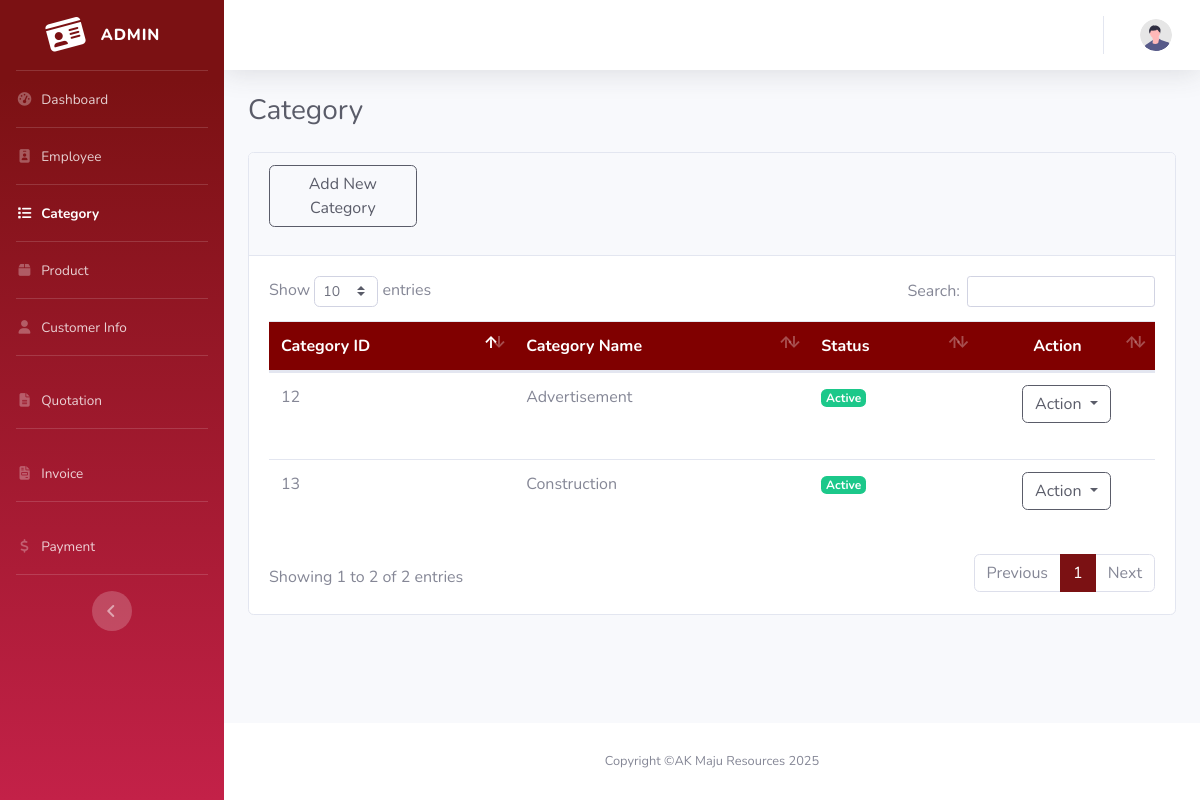
The page /Akmaju/admin/category.php (signed in) on the database its author committed.
### tables this page shows
CREATE TABLE `product_category` (
  `product_category_id` int(11) NOT NULL,
  `product_category_name` varchar(30) NOT NULL,
  `product_category_status` int(11) NOT NULL DEFAULT 1 COMMENT '1:Active, 0:Inactive',
  `product_category_created_at` datetime NOT NULL DEFAULT current_timestamp(),
  `product_category_updated_at` datetime NOT NULL DEFAULT current_timestamp() ON UPDATE current_timestamp()
);

### Akmaju/admin/category.php (the view, shortened to what this page needs)
<?php
$title = 'Category';
include 'layout/header.php';
$sql_category = "SELECT * FROM `product_category`";
$result_category = $conn->query($sql_category);
?>
<div class="container-fluid">
    <div class="d-sm-flex align-items-center justify-content-between mb-4">
        <h1 class="h3 mb-0 text-gray-800"><?= $title ?></h1>
    </div>
    <div class="card">
        <div class="card-header">
            <div class="form-group row ">
                <form class="form-inline col-12 ">
                    <a class="btn btn-outline-dark col-2 " data-bs-toggle="offcanvas" href="category-add.php" role="button" aria-controls="offcanvasExample">
                        Add New Category</a>
                </form>
            </div>
        </div>
        <div class="card-body">
            <div class='table-responsive'>
                <table class="table table-hover" id="dataTable">
                    <thead class="thead-warning" style="background-color: maroon; color: white;">
                        <tr>
                            <th scope="col">Category ID</th>
                            <th scope="col">Category Name</th>
                            <th scope="col">Status</th>
                            <th class="text-center" scope="col" style="width: 20%;">Action</th>
                        </tr>
                    </thead>
                    <tbody>
                        <?php foreach ($result_category as $category) : ?>
                            <tr>
                                <td><?= $category['product_category_id'] ?></td>
                                <td><?= $category['product_category_name'] ?></td>
                                <td>
                                    <?php if ($category['product_category_status'] == 1) : ?>
                                        <span class="badge badge-success">Active</span>
                                    <?php else : ?>
                                        <span class="badge badge-danger">Inactive</span>
                                    <?php endif; ?>
                                </td>
                                <td class="text-center">
                                <div class="dropdown mb-4">
                                        <a class="btn btn-outline-dark dropdown-toggle" href="#" role="button" data-toggle="dropdown">
                                            Action
                                        </a>
                                </td>
                            </tr>
                        <?php endforeach; ?>
                    </tbody>
                </table>
            </div>
        </div>
    </div>
</div>
<?php include 'layout/footer.php'; ?>

### rows shown on the page
product_category: product_category_id "12", product_category_name "Advertisement", product_category_status "Active"
product_category: product_category_id "13", product_category_name "Construction", product_category_status "Active"

### other values the page prints
$title "Category"
